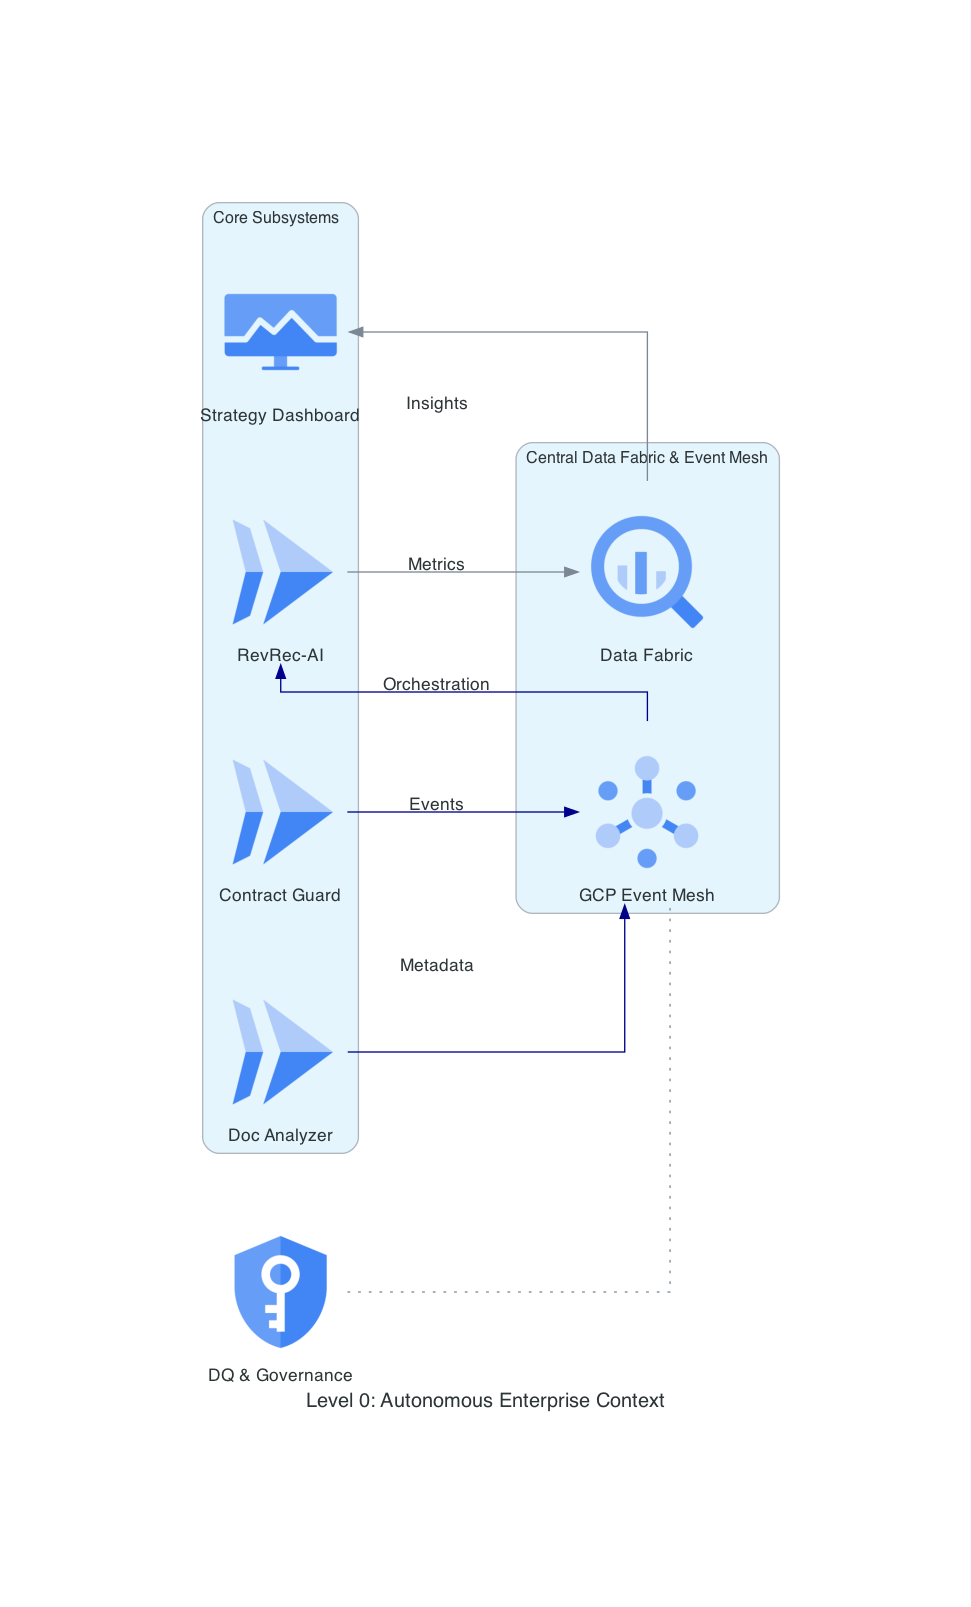

This figure's Python source:
from diagrams import Cluster, Diagram, Edge
from diagrams.gcp.analytics import BigQuery
from diagrams.gcp.analytics import Pubsub
from diagrams.gcp.compute import Run
from diagrams.gcp.security import KeyManagementService
from diagrams.gcp.operations import Monitoring

# Filename: system_context.png
with Diagram("Level 0: Autonomous Enterprise Context", show=False, filename="system_context", direction="LR"):
    
    with Cluster("Central Data Fabric & Event Mesh"):
        mesh = Pubsub("GCP Event Mesh")
        fabric = BigQuery("Data Fabric")

    with Cluster("Core Subsystems"):
        legal = Run("Contract Guard")
        doc_ai = Run("Doc Analyzer")
        rev_rec = Run("RevRec-AI")
        strategy = Monitoring("Strategy Dashboard")

    # Interconnections
    legal >> Edge(label="Events", color="darkblue") >> mesh
    doc_ai >> Edge(label="Metadata", color="darkblue") >> mesh
    mesh >> Edge(label="Orchestration", color="darkblue") >> rev_rec
    
    rev_rec >> Edge(label="Metrics") >> fabric
    fabric >> Edge(label="Insights") >> strategy

    # Global Governance
    governance = KeyManagementService("DQ & Governance")
    governance - Edge(style="dotted") - mesh
